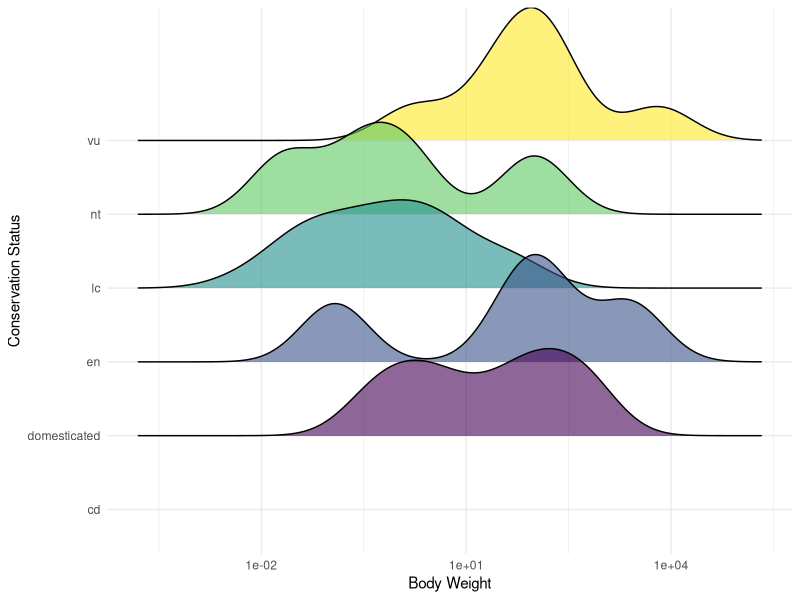
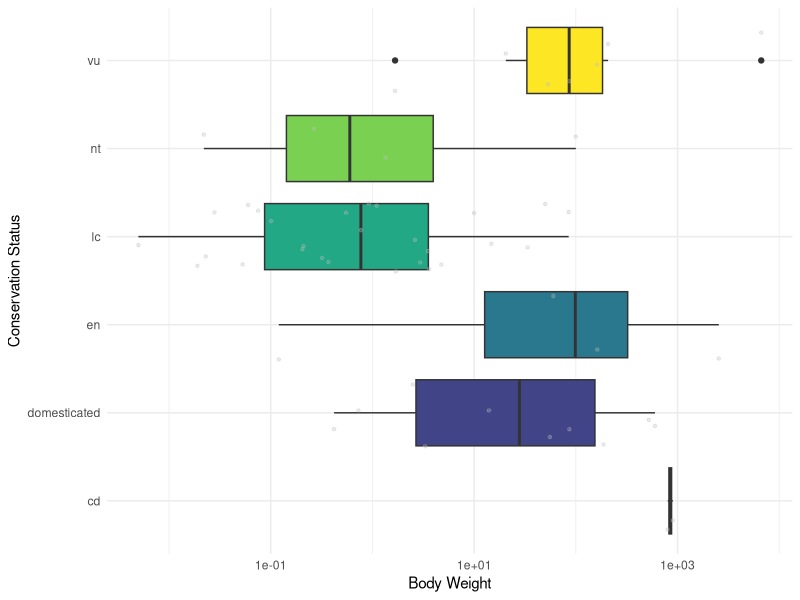
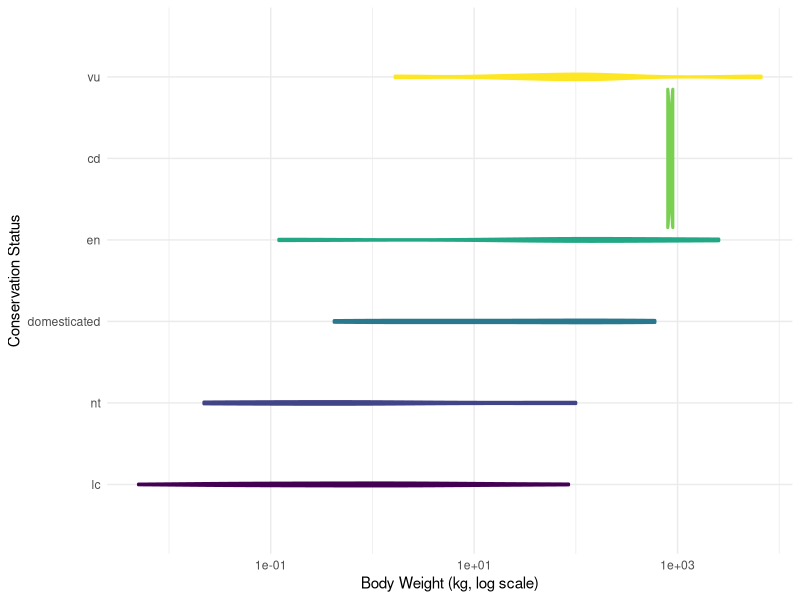
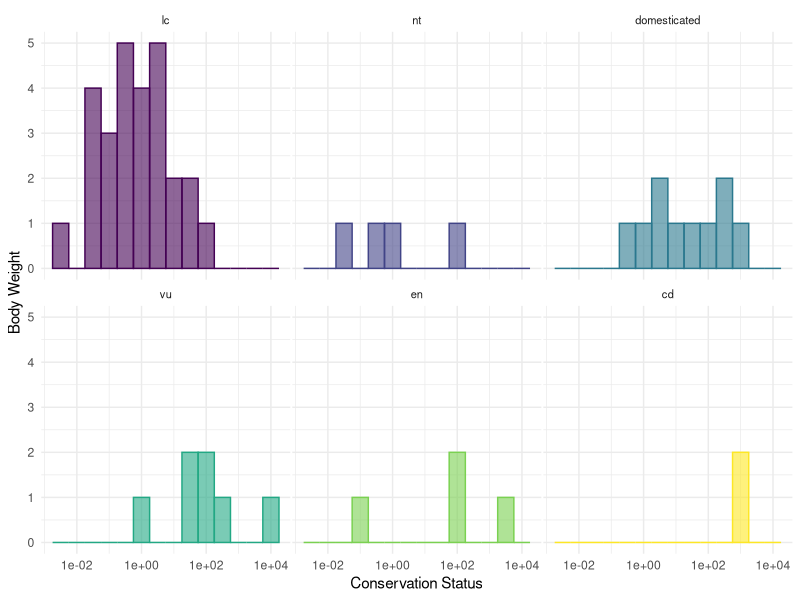
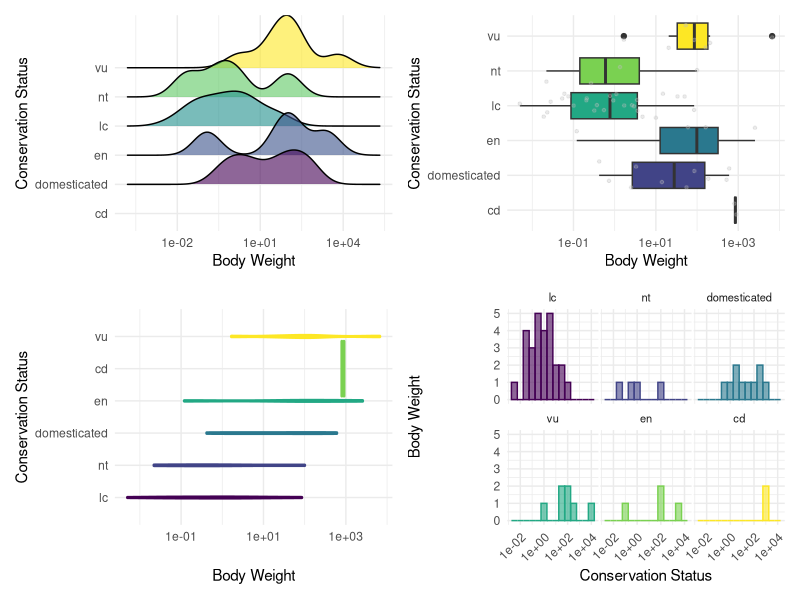

Reproduce these figures in R, in order.
## ---- chunk 1
options(repos = c(CRAN = "https://cloud.r-project.org/"))
library(tidyverse)
#library(dsbox)
library(lubridate)
library(ggplot2)
    
knitr::opts_chunk$set(out.width = "100%")
## ---- chunk 2
library(ggplot2)
library(tidyverse)
library(dplyr)
install.packages("ggridges")
install.packages("patchwork")
install.packages("viridis")
library(patchwork)
library(ggridges)
library(viridis)
library(forcats)
## ---- chunk 3
# Veri seti yükleme
data(msleep)
summary(msleep)

#Eksik verilerin temizlenmesi
msleep_clean <- msleep %>% filter(!is.na(bodywt), !is.na(conservation))
## ---- chunk 4
msleep_clean <- msleep %>% filter(!is.na(bodywt), !is.na(conservation))

msleep_clean %>%
  ggplot(aes(y = conservation, x = bodywt, fill = conservation)) +
  geom_density_ridges(alpha = 0.6, bandwidth = 0.5) +
  scale_x_log10() +  
  scale_fill_viridis(discrete = TRUE) +
  theme_minimal() +  
  theme(
    legend.position = "none",
    panel.spacing = unit(0.1, "lines"),
    strip.text.x = element_text(size = 8)
  ) +
  xlab("Body Weight") +
  ylab("Conservation Status")
## ---- chunk 5
#BOXPLOT GRAFİĞİ

msleep_clean %>%
  ggplot(aes(x = conservation, y = bodywt, fill = conservation)) +
  geom_boxplot() + # Boxplot ile her kategorinin dağılımını gösteriyoruz.
  geom_jitter(color = "grey", alpha = 0.3, size = 0.9) +
  scale_fill_viridis(discrete = TRUE) + # Viridis renk paleti kullanarak kategorilere renk atıyoruz.
  scale_y_log10() +  # Vücut ağırlığı eksenine logaritmik dönüşüm uyguluyoruz.
  theme_minimal() +
  theme(
    legend.position = "none", 
    panel.spacing = unit(0.1, "lines"), 
    strip.text.x = element_text(size = 8) 
  ) +
  coord_flip() + # Grafiği yatay hale getiriyoruz.
  xlab("Conservation Status") +
  ylab("Body Weight")

#VİOLİN GRAFİĞİ

msleep_clean %>% 
  mutate(conservation = fct_reorder(conservation, bodywt, .fun = mean, na.rm = TRUE)) %>% 
  ggplot(aes(x = conservation, y = bodywt, fill = conservation, color = conservation)) +
  geom_violin(width = 1.7, linewidth = 1) + 
  scale_fill_viridis(discrete = TRUE) +
  scale_color_viridis(discrete = TRUE) +
  scale_y_log10() + # Logaritmik dönüşüm
  theme_minimal() +
  theme(legend.position = "none") +
  coord_flip() +
  xlab("Conservation Status") +
  ylab("Body Weight (kg, log scale)")


#HİSTOGRAM GRAFİĞİ

msleep_clean %>%
  mutate(conservation = fct_reorder(conservation, bodywt)) %>%
  ggplot(aes(x = bodywt, color = conservation, fill = conservation)) +
  geom_histogram(alpha = 0.6, binwidth = 0.5) + # Histogram çiziyoruz, şeffaflık ve bin genişliğini ayarlıyoruz. 
  scale_fill_viridis(discrete = TRUE) +
  scale_color_viridis(discrete = TRUE) +
  scale_x_log10() +  
  theme_minimal() +
  theme(
    legend.position = "none",
    panel.spacing = unit(0.1, "lines"),
    strip.text.x = element_text(size = 8)
  ) +
  xlab("Conservation Status") +
  ylab("Body Weight") +
  facet_wrap(~conservation) # Koruma durumlarına göre facet'ler oluşturuyoruz.

## ---- chunk 6

# 1. Grafik: Density
p1 <- msleep_clean %>%
  ggplot(aes(y = conservation, x = bodywt, fill = conservation)) +
  geom_density_ridges(alpha = 0.6, bandwidth = 0.5) +
  scale_x_log10() +  # bodywt için logaritmik eksen kullanılıyor
  scale_fill_viridis(discrete = TRUE) +
  theme_minimal() +  # Temayı minimal olarak değiştirdik
  theme(
    legend.position = "none",
    panel.spacing = unit(0.1, "lines"),
    strip.text.x = element_text(size = 8)
  ) +
  xlab("Body Weight") +
  ylab("Conservation Status")

# 2. Grafik: Boxplot
p2 <- msleep_clean %>%
  ggplot(aes(x = conservation, y = bodywt, fill = conservation)) +
  geom_boxplot() +
  geom_jitter(color = "grey", alpha = 0.3, size = 0.9) +
  scale_fill_viridis(discrete = TRUE) +
  scale_y_log10() +  # y ekseninde logaritmik dönüşüm
  theme_minimal() +
  theme(
    legend.position = "none",
    panel.spacing = unit(0.1, "lines"),
    strip.text.x = element_text(size = 8)
  ) +
  coord_flip() +
  xlab("Conservation Status") +
  ylab("Body Weight")

# 3. Grafik: Violin
p3 <- msleep_clean %>% 
  mutate(conservation = fct_reorder(conservation, bodywt, .fun = mean, na.rm = TRUE)) %>% 
  ggplot(aes(x = conservation, y = bodywt, fill = conservation, color = conservation)) +
  geom_violin(width = 1.7, linewidth = 1) + # linewidth kullanılıyor
  scale_fill_viridis(discrete = TRUE) +
  scale_color_viridis(discrete = TRUE) +
  scale_y_log10() + # Logaritmik dönüşüm
  theme_minimal() +
  theme(legend.position = "none") +
  coord_flip() +
  xlab("Conservation Status") +
  ylab("Body Weight")

# 4. Grafik: Histogram
p4 <- msleep_clean %>%
  mutate(conservation = fct_reorder(conservation, bodywt)) %>%
  ggplot(aes(x = bodywt, color = conservation, fill = conservation)) +
  geom_histogram(alpha = 0.6, binwidth = 0.5) +  # Bin width değeri bodywt için uygun bir değerle ayarlandı
  scale_fill_viridis(discrete = TRUE) +
  scale_color_viridis(discrete = TRUE) +
  scale_x_log10() +  # bodywt değişkeni için logaritmik dönüşüm
  theme_minimal() +
  theme(
    legend.position = "none",
    panel.spacing = unit(0.1, "lines"),
    strip.text.x = element_text(size = 8),
    axis.text.x = element_text(angle = 45, hjust = 1)
  ) +
  xlab("Conservation Status") +
  ylab("Body Weight") +
  facet_wrap(~conservation)

# Tüm grafiklerin birleştirilmesi
p1 + p2 + p3 + p4 + plot_layout(ncol = 2)
